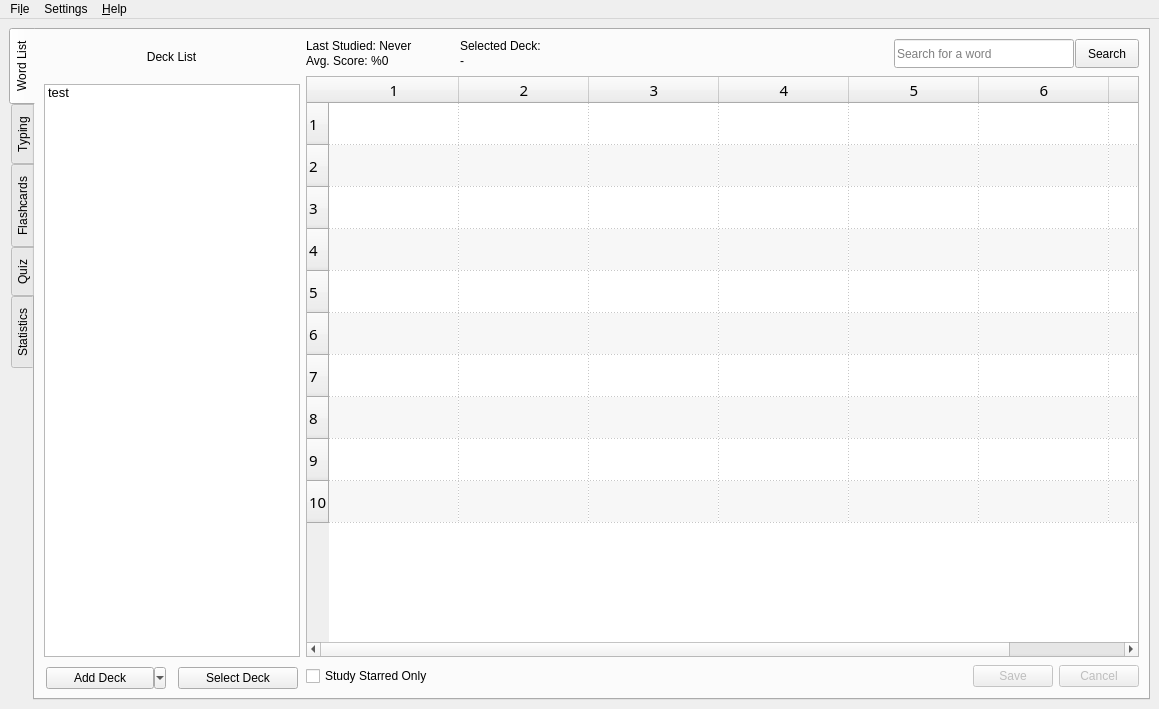
<?xml version="1.0" encoding="UTF-8"?>
<ui version="4.0">
 <class>MainWindow</class>
 <widget class="QMainWindow" name="MainWindow">
  <property name="geometry">
   <rect>
    <x>0</x>
    <y>0</y>
    <width>1159</width>
    <height>709</height>
   </rect>
  </property>
  <property name="sizePolicy">
   <sizepolicy hsizetype="Expanding" vsizetype="Expanding">
    <horstretch>0</horstretch>
    <verstretch>0</verstretch>
   </sizepolicy>
  </property>
  <property name="maximumSize">
   <size>
    <width>16777215</width>
    <height>16777215</height>
   </size>
  </property>
  <property name="windowTitle">
   <string>CJK Trainer v0.3</string>
  </property>
  <property name="windowIcon">
   <iconset>
    <normaloff>../ico/appicon.png</normaloff>../ico/appicon.png</iconset>
  </property>
  <widget class="QWidget" name="centralwidget">
   <property name="sizePolicy">
    <sizepolicy hsizetype="MinimumExpanding" vsizetype="MinimumExpanding">
     <horstretch>0</horstretch>
     <verstretch>0</verstretch>
    </sizepolicy>
   </property>
   <property name="minimumSize">
    <size>
     <width>600</width>
     <height>400</height>
    </size>
   </property>
   <property name="maximumSize">
    <size>
     <width>16777215</width>
     <height>16777215</height>
    </size>
   </property>
   <layout class="QVBoxLayout" name="verticalLayout">
    <item>
     <layout class="QVBoxLayout" name="verticalLayout_2">
      <item>
       <widget class="QTabWidget" name="tabWidget">
        <property name="sizePolicy">
         <sizepolicy hsizetype="Expanding" vsizetype="Expanding">
          <horstretch>0</horstretch>
          <verstretch>0</verstretch>
         </sizepolicy>
        </property>
        <property name="minimumSize">
         <size>
          <width>0</width>
          <height>0</height>
         </size>
        </property>
        <property name="focusPolicy">
         <enum>Qt::NoFocus</enum>
        </property>
        <property name="tabPosition">
         <enum>QTabWidget::West</enum>
        </property>
        <property name="currentIndex">
         <number>0</number>
        </property>
        <property name="iconSize">
         <size>
          <width>16</width>
          <height>16</height>
         </size>
        </property>
        <property name="elideMode">
         <enum>Qt::ElideNone</enum>
        </property>
        <property name="usesScrollButtons">
         <bool>true</bool>
        </property>
        <property name="documentMode">
         <bool>false</bool>
        </property>
        <property name="tabBarAutoHide">
         <bool>false</bool>
        </property>
        <widget class="QWidget" name="tab_wordTable">
         <attribute name="title">
          <string>Word List</string>
         </attribute>
         <layout class="QHBoxLayout" name="horizontalLayout_3">
          <item>
           <layout class="QVBoxLayout" name="verticalLayout_5">
            <property name="spacing">
             <number>10</number>
            </property>
            <property name="topMargin">
             <number>0</number>
            </property>
            <property name="bottomMargin">
             <number>0</number>
            </property>
            <item>
             <layout class="QHBoxLayout" name="horizontalLayout_12">
              <item>
               <spacer name="horizontalSpacer_12">
                <property name="orientation">
                 <enum>Qt::Horizontal</enum>
                </property>
                <property name="sizeType">
                 <enum>QSizePolicy::Minimum</enum>
                </property>
                <property name="sizeHint" stdset="0">
                 <size>
                  <width>40</width>
                  <height>20</height>
                 </size>
                </property>
               </spacer>
              </item>
              <item>
               <widget class="QLabel" name="label_deckList">
                <property name="sizePolicy">
                 <sizepolicy hsizetype="Fixed" vsizetype="Fixed">
                  <horstretch>0</horstretch>
                  <verstretch>0</verstretch>
                 </sizepolicy>
                </property>
                <property name="minimumSize">
                 <size>
                  <width>0</width>
                  <height>35</height>
                 </size>
                </property>
                <property name="maximumSize">
                 <size>
                  <width>16777215</width>
                  <height>41</height>
                 </size>
                </property>
                <property name="text">
                 <string>Deck List</string>
                </property>
                <property name="alignment">
                 <set>Qt::AlignCenter</set>
                </property>
               </widget>
              </item>
              <item>
               <spacer name="horizontalSpacer_11">
                <property name="orientation">
                 <enum>Qt::Horizontal</enum>
                </property>
                <property name="sizeType">
                 <enum>QSizePolicy::Minimum</enum>
                </property>
                <property name="sizeHint" stdset="0">
                 <size>
                  <width>40</width>
                  <height>20</height>
                 </size>
                </property>
               </spacer>
              </item>
             </layout>
            </item>
            <item>
             <widget class="QListWidget" name="deckList">
              <property name="sizePolicy">
               <sizepolicy hsizetype="Minimum" vsizetype="Expanding">
                <horstretch>0</horstretch>
                <verstretch>0</verstretch>
               </sizepolicy>
              </property>
              <property name="font">
               <font>
                <pointsize>10</pointsize>
               </font>
              </property>
              <property name="contextMenuPolicy">
               <enum>Qt::CustomContextMenu</enum>
              </property>
              <property name="dragDropMode">
               <enum>QAbstractItemView::DragOnly</enum>
              </property>
              <property name="defaultDropAction">
               <enum>Qt::IgnoreAction</enum>
              </property>
              <property name="alternatingRowColors">
               <bool>true</bool>
              </property>
              <property name="movement">
               <enum>QListView::Free</enum>
              </property>
              <property name="resizeMode">
               <enum>QListView::Adjust</enum>
              </property>
              <item>
               <property name="text">
                <string>test</string>
               </property>
              </item>
             </widget>
            </item>
            <item>
             <layout class="QGridLayout" name="gridLayout">
              <property name="verticalSpacing">
               <number>6</number>
              </property>
              <item row="0" column="0">
               <widget class="QToolButton" name="toolButton_add">
                <property name="sizePolicy">
                 <sizepolicy hsizetype="Preferred" vsizetype="Preferred">
                  <horstretch>0</horstretch>
                  <verstretch>0</verstretch>
                 </sizepolicy>
                </property>
                <property name="minimumSize">
                 <size>
                  <width>0</width>
                  <height>0</height>
                 </size>
                </property>
                <property name="maximumSize">
                 <size>
                  <width>120</width>
                  <height>32</height>
                 </size>
                </property>
                <property name="text">
                 <string>Add Deck</string>
                </property>
                <property name="checkable">
                 <bool>false</bool>
                </property>
                <property name="popupMode">
                 <enum>QToolButton::MenuButtonPopup</enum>
                </property>
                <property name="toolButtonStyle">
                 <enum>Qt::ToolButtonIconOnly</enum>
                </property>
                <property name="arrowType">
                 <enum>Qt::NoArrow</enum>
                </property>
               </widget>
              </item>
              <item row="0" column="1">
               <widget class="QPushButton" name="pushButton_wordList_select">
                <property name="sizePolicy">
                 <sizepolicy hsizetype="Preferred" vsizetype="Preferred">
                  <horstretch>0</horstretch>
                  <verstretch>0</verstretch>
                 </sizepolicy>
                </property>
                <property name="minimumSize">
                 <size>
                  <width>0</width>
                  <height>0</height>
                 </size>
                </property>
                <property name="maximumSize">
                 <size>
                  <width>120</width>
                  <height>32</height>
                 </size>
                </property>
                <property name="text">
                 <string>Select Deck</string>
                </property>
               </widget>
              </item>
             </layout>
            </item>
           </layout>
          </item>
          <item>
           <layout class="QVBoxLayout" name="verticalLayout_12">
            <property name="spacing">
             <number>8</number>
            </property>
            <property name="topMargin">
             <number>0</number>
            </property>
            <property name="bottomMargin">
             <number>2</number>
            </property>
            <item>
             <layout class="QHBoxLayout" name="horizontalLayout_10">
              <item>
               <layout class="QVBoxLayout" name="verticalLayout_14">
                <property name="spacing">
                 <number>1</number>
                </property>
                <item>
                 <widget class="QLabel" name="label_lastStudied">
                  <property name="sizePolicy">
                   <sizepolicy hsizetype="Fixed" vsizetype="Preferred">
                    <horstretch>0</horstretch>
                    <verstretch>0</verstretch>
                   </sizepolicy>
                  </property>
                  <property name="text">
                   <string>Last Studied: Never</string>
                  </property>
                 </widget>
                </item>
                <item>
                 <widget class="QLabel" name="label_avgScore">
                  <property name="sizePolicy">
                   <sizepolicy hsizetype="Fixed" vsizetype="Preferred">
                    <horstretch>0</horstretch>
                    <verstretch>0</verstretch>
                   </sizepolicy>
                  </property>
                  <property name="text">
                   <string>Avg. Score: %0</string>
                  </property>
                 </widget>
                </item>
               </layout>
              </item>
              <item>
               <spacer name="horizontalSpacer_10">
                <property name="orientation">
                 <enum>Qt::Horizontal</enum>
                </property>
                <property name="sizeType">
                 <enum>QSizePolicy::Minimum</enum>
                </property>
                <property name="sizeHint" stdset="0">
                 <size>
                  <width>40</width>
                  <height>20</height>
                 </size>
                </property>
               </spacer>
              </item>
              <item>
               <layout class="QVBoxLayout" name="verticalLayout_13">
                <property name="spacing">
                 <number>1</number>
                </property>
                <item>
                 <widget class="QLabel" name="label_selectedDeck">
                  <property name="minimumSize">
                   <size>
                    <width>34</width>
                    <height>0</height>
                   </size>
                  </property>
                  <property name="text">
                   <string>Selected Deck: </string>
                  </property>
                  <property name="alignment">
                   <set>Qt::AlignLeading|Qt::AlignLeft|Qt::AlignVCenter</set>
                  </property>
                 </widget>
                </item>
                <item>
                 <widget class="QLabel" name="label_deckName">
                  <property name="text">
                   <string>-</string>
                  </property>
                  <property name="alignment">
                   <set>Qt::AlignLeading|Qt::AlignLeft|Qt::AlignVCenter</set>
                  </property>
                 </widget>
                </item>
               </layout>
              </item>
              <item>
               <spacer name="horizontalSpacer_13">
                <property name="orientation">
                 <enum>Qt::Horizontal</enum>
                </property>
                <property name="sizeType">
                 <enum>QSizePolicy::Minimum</enum>
                </property>
                <property name="sizeHint" stdset="0">
                 <size>
                  <width>40</width>
                  <height>20</height>
                 </size>
                </property>
               </spacer>
              </item>
              <item>
               <layout class="QHBoxLayout" name="horizontalLayout">
                <property name="spacing">
                 <number>1</number>
                </property>
                <item>
                 <widget class="QLineEdit" name="lineEdit_searchQuery">
                  <property name="sizePolicy">
                   <sizepolicy hsizetype="Fixed" vsizetype="Fixed">
                    <horstretch>0</horstretch>
                    <verstretch>0</verstretch>
                   </sizepolicy>
                  </property>
                  <property name="minimumSize">
                   <size>
                    <width>120</width>
                    <height>0</height>
                   </size>
                  </property>
                  <property name="maximumSize">
                   <size>
                    <width>180</width>
                    <height>32</height>
                   </size>
                  </property>
                  <property name="placeholderText">
                   <string>Search for a word</string>
                  </property>
                 </widget>
                </item>
                <item>
                 <widget class="QPushButton" name="pushButton_search">
                  <property name="sizePolicy">
                   <sizepolicy hsizetype="Fixed" vsizetype="Fixed">
                    <horstretch>0</horstretch>
                    <verstretch>0</verstretch>
                   </sizepolicy>
                  </property>
                  <property name="maximumSize">
                   <size>
                    <width>64</width>
                    <height>32</height>
                   </size>
                  </property>
                  <property name="text">
                   <string>Search</string>
                  </property>
                  <property name="iconSize">
                   <size>
                    <width>16</width>
                    <height>16</height>
                   </size>
                  </property>
                 </widget>
                </item>
               </layout>
              </item>
             </layout>
            </item>
            <item>
             <widget class="QTableWidget" name="wordTable">
              <property name="sizePolicy">
               <sizepolicy hsizetype="Expanding" vsizetype="Expanding">
                <horstretch>0</horstretch>
                <verstretch>0</verstretch>
               </sizepolicy>
              </property>
              <property name="minimumSize">
               <size>
                <width>0</width>
                <height>0</height>
               </size>
              </property>
              <property name="font">
               <font>
                <family>Noto Sans CJK HK Thin</family>
                <pointsize>11</pointsize>
               </font>
              </property>
              <property name="focusPolicy">
               <enum>Qt::ClickFocus</enum>
              </property>
              <property name="contextMenuPolicy">
               <enum>Qt::CustomContextMenu</enum>
              </property>
              <property name="frameShape">
               <enum>QFrame::StyledPanel</enum>
              </property>
              <property name="frameShadow">
               <enum>QFrame::Sunken</enum>
              </property>
              <property name="sizeAdjustPolicy">
               <enum>QAbstractScrollArea::AdjustToContents</enum>
              </property>
              <property name="editTriggers">
               <set>QAbstractItemView::DoubleClicked|QAbstractItemView::EditKeyPressed|QAbstractItemView::SelectedClicked</set>
              </property>
              <property name="alternatingRowColors">
               <bool>true</bool>
              </property>
              <property name="selectionMode">
               <enum>QAbstractItemView::SingleSelection</enum>
              </property>
              <property name="selectionBehavior">
               <enum>QAbstractItemView::SelectRows</enum>
              </property>
              <property name="textElideMode">
               <enum>Qt::ElideRight</enum>
              </property>
              <property name="showGrid">
               <bool>true</bool>
              </property>
              <property name="gridStyle">
               <enum>Qt::DotLine</enum>
              </property>
              <property name="sortingEnabled">
               <bool>true</bool>
              </property>
              <property name="rowCount">
               <number>10</number>
              </property>
              <property name="columnCount">
               <number>7</number>
              </property>
              <attribute name="horizontalHeaderCascadingSectionResizes">
               <bool>false</bool>
              </attribute>
              <attribute name="horizontalHeaderDefaultSectionSize">
               <number>130</number>
              </attribute>
              <attribute name="horizontalHeaderMinimumSectionSize">
               <number>56</number>
              </attribute>
              <attribute name="horizontalHeaderShowSortIndicator" stdset="0">
               <bool>true</bool>
              </attribute>
              <attribute name="horizontalHeaderStretchLastSection">
               <bool>false</bool>
              </attribute>
              <attribute name="verticalHeaderVisible">
               <bool>true</bool>
              </attribute>
              <attribute name="verticalHeaderDefaultSectionSize">
               <number>42</number>
              </attribute>
              <attribute name="verticalHeaderMinimumSectionSize">
               <number>20</number>
              </attribute>
              <attribute name="verticalHeaderShowSortIndicator" stdset="0">
               <bool>true</bool>
              </attribute>
              <attribute name="verticalHeaderStretchLastSection">
               <bool>false</bool>
              </attribute>
              <row/>
              <row/>
              <row/>
              <row/>
              <row/>
              <row/>
              <row/>
              <row/>
              <row/>
              <row/>
              <column/>
              <column/>
              <column/>
              <column/>
              <column/>
              <column/>
              <column/>
             </widget>
            </item>
            <item>
             <layout class="QHBoxLayout" name="horizontalLayout_16">
              <item>
               <widget class="QCheckBox" name="checkBox_shuffle">
                <property name="layoutDirection">
                 <enum>Qt::LeftToRight</enum>
                </property>
                <property name="text">
                 <string>Study Starred Only</string>
                </property>
               </widget>
              </item>
              <item>
               <spacer name="horizontalSpacer_3">
                <property name="orientation">
                 <enum>Qt::Horizontal</enum>
                </property>
                <property name="sizeHint" stdset="0">
                 <size>
                  <width>40</width>
                  <height>20</height>
                 </size>
                </property>
               </spacer>
              </item>
              <item>
               <widget class="QDialogButtonBox" name="buttonBox_wordList">
                <property name="enabled">
                 <bool>false</bool>
                </property>
                <property name="sizePolicy">
                 <sizepolicy hsizetype="Fixed" vsizetype="Fixed">
                  <horstretch>0</horstretch>
                  <verstretch>0</verstretch>
                 </sizepolicy>
                </property>
                <property name="minimumSize">
                 <size>
                  <width>0</width>
                  <height>0</height>
                 </size>
                </property>
                <property name="maximumSize">
                 <size>
                  <width>16777215</width>
                  <height>32</height>
                 </size>
                </property>
                <property name="baseSize">
                 <size>
                  <width>0</width>
                  <height>0</height>
                 </size>
                </property>
                <property name="standardButtons">
                 <set>QDialogButtonBox::Cancel|QDialogButtonBox::Save</set>
                </property>
                <property name="centerButtons">
                 <bool>false</bool>
                </property>
               </widget>
              </item>
             </layout>
            </item>
           </layout>
          </item>
         </layout>
        </widget>
        <widget class="QWidget" name="tab_typing">
         <attribute name="title">
          <string>Typing</string>
         </attribute>
         <layout class="QVBoxLayout" name="verticalLayout_4">
          <item>
           <layout class="QVBoxLayout" name="verticalLayout_7">
            <item>
             <spacer name="verticalSpacer_3">
              <property name="orientation">
               <enum>Qt::Vertical</enum>
              </property>
              <property name="sizeHint" stdset="0">
               <size>
                <width>20</width>
                <height>40</height>
               </size>
              </property>
             </spacer>
            </item>
            <item>
             <layout class="QHBoxLayout" name="horizontalLayout_5">
              <item>
               <spacer name="horizontalSpacer_4">
                <property name="orientation">
                 <enum>Qt::Horizontal</enum>
                </property>
                <property name="sizeHint" stdset="0">
                 <size>
                  <width>40</width>
                  <height>20</height>
                 </size>
                </property>
               </spacer>
              </item>
              <item>
               <widget class="QLabel" name="label_typingWord">
                <property name="font">
                 <font>
                  <family>WenQuanYi Zen Hei Mono</family>
                  <pointsize>36</pointsize>
                 </font>
                </property>
                <property name="text">
                 <string>[null]</string>
                </property>
                <property name="wordWrap">
                 <bool>true</bool>
                </property>
               </widget>
              </item>
              <item>
               <spacer name="horizontalSpacer_5">
                <property name="orientation">
                 <enum>Qt::Horizontal</enum>
                </property>
                <property name="sizeHint" stdset="0">
                 <size>
                  <width>40</width>
                  <height>20</height>
                 </size>
                </property>
               </spacer>
              </item>
             </layout>
            </item>
            <item>
             <spacer name="verticalSpacer_4">
              <property name="orientation">
               <enum>Qt::Vertical</enum>
              </property>
              <property name="sizeHint" stdset="0">
               <size>
                <width>20</width>
                <height>40</height>
               </size>
              </property>
             </spacer>
            </item>
            <item>
             <widget class="Line" name="line_2">
              <property name="orientation">
               <enum>Qt::Horizontal</enum>
              </property>
             </widget>
            </item>
            <item>
             <widget class="QProgressBar" name="progressBar_typing">
              <property name="value">
               <number>24</number>
              </property>
             </widget>
            </item>
            <item>
             <layout class="QHBoxLayout" name="horizontalLayout_6">
              <item>
               <layout class="QVBoxLayout" name="verticalLayout_17">
                <item>
                 <widget class="QLineEdit" name="lineEdit_answer">
                  <property name="font">
                   <font>
                    <family>Noto Sans CJK JP</family>
                    <pointsize>10</pointsize>
                   </font>
                  </property>
                  <property name="text">
                   <string/>
                  </property>
                  <property name="placeholderText">
                   <string>Enter your answer</string>
                  </property>
                 </widget>
                </item>
               </layout>
              </item>
              <item>
               <widget class="QPushButton" name="pushButton_enter">
                <property name="text">
                 <string>Enter</string>
                </property>
                <property name="autoDefault">
                 <bool>false</bool>
                </property>
                <property name="default">
                 <bool>true</bool>
                </property>
               </widget>
              </item>
             </layout>
            </item>
            <item>
             <layout class="QHBoxLayout" name="horizontalLayout_7">
              <item>
               <widget class="QLabel" name="label_fractionCorrect">
                <property name="enabled">
                 <bool>true</bool>
                </property>
                <property name="text">
                 <string>%0</string>
                </property>
                <property name="textFormat">
                 <enum>Qt::PlainText</enum>
                </property>
               </widget>
              </item>
              <item>
               <spacer name="horizontalSpacer_6">
                <property name="orientation">
                 <enum>Qt::Horizontal</enum>
                </property>
                <property name="sizeHint" stdset="0">
                 <size>
                  <width>40</width>
                  <height>20</height>
                 </size>
                </property>
               </spacer>
              </item>
              <item>
               <widget class="QPushButton" name="pushButton_notSure_Skip">
                <property name="text">
                 <string>Not sure</string>
                </property>
               </widget>
              </item>
             </layout>
            </item>
           </layout>
          </item>
         </layout>
        </widget>
        <widget class="QWidget" name="tab_flashcards">
         <attribute name="title">
          <string>Flashcards</string>
         </attribute>
         <layout class="QVBoxLayout" name="verticalLayout_3">
          <item>
           <layout class="QVBoxLayout" name="verticalLayout_6">
            <item>
             <spacer name="verticalSpacer_2">
              <property name="orientation">
               <enum>Qt::Vertical</enum>
              </property>
              <property name="sizeType">
               <enum>QSizePolicy::Expanding</enum>
              </property>
              <property name="sizeHint" stdset="0">
               <size>
                <width>20</width>
                <height>40</height>
               </size>
              </property>
             </spacer>
            </item>
            <item>
             <layout class="QHBoxLayout" name="horizontalLayout_2">
              <item>
               <spacer name="horizontalSpacer">
                <property name="orientation">
                 <enum>Qt::Horizontal</enum>
                </property>
                <property name="sizeHint" stdset="0">
                 <size>
                  <width>40</width>
                  <height>20</height>
                 </size>
                </property>
               </spacer>
              </item>
              <item>
               <widget class="QLabel" name="label_flashWord">
                <property name="font">
                 <font>
                  <family>WenQuanYi Zen Hei Mono</family>
                  <pointsize>36</pointsize>
                 </font>
                </property>
                <property name="text">
                 <string>[null]</string>
                </property>
                <property name="wordWrap">
                 <bool>true</bool>
                </property>
               </widget>
              </item>
              <item>
               <spacer name="horizontalSpacer_2">
                <property name="orientation">
                 <enum>Qt::Horizontal</enum>
                </property>
                <property name="sizeHint" stdset="0">
                 <size>
                  <width>40</width>
                  <height>20</height>
                 </size>
                </property>
               </spacer>
              </item>
             </layout>
            </item>
            <item>
             <spacer name="verticalSpacer">
              <property name="orientation">
               <enum>Qt::Vertical</enum>
              </property>
              <property name="sizeType">
               <enum>QSizePolicy::Expanding</enum>
              </property>
              <property name="sizeHint" stdset="0">
               <size>
                <width>20</width>
                <height>40</height>
               </size>
              </property>
             </spacer>
            </item>
            <item>
             <widget class="Line" name="line_4">
              <property name="orientation">
               <enum>Qt::Horizontal</enum>
              </property>
             </widget>
            </item>
            <item>
             <widget class="QProgressBar" name="progressBar_flashcards">
              <property name="value">
               <number>24</number>
              </property>
             </widget>
            </item>
            <item>
             <layout class="QHBoxLayout" name="horizontalLayout_4">
              <property name="spacing">
               <number>0</number>
              </property>
              <property name="sizeConstraint">
               <enum>QLayout::SetDefaultConstraint</enum>
              </property>
              <item>
               <widget class="QPushButton" name="pushButton_know">
                <property name="sizePolicy">
                 <sizepolicy hsizetype="Expanding" vsizetype="Fixed">
                  <horstretch>0</horstretch>
                  <verstretch>0</verstretch>
                 </sizepolicy>
                </property>
                <property name="minimumSize">
                 <size>
                  <width>0</width>
                  <height>64</height>
                 </size>
                </property>
                <property name="text">
                 <string>Know Word</string>
                </property>
               </widget>
              </item>
              <item>
               <widget class="QPushButton" name="pushButton_dontKnow">
                <property name="sizePolicy">
                 <sizepolicy hsizetype="Expanding" vsizetype="Fixed">
                  <horstretch>0</horstretch>
                  <verstretch>0</verstretch>
                 </sizepolicy>
                </property>
                <property name="minimumSize">
                 <size>
                  <width>0</width>
                  <height>64</height>
                 </size>
                </property>
                <property name="text">
                 <string>Don't Know</string>
                </property>
               </widget>
              </item>
              <item>
               <spacer name="horizontalSpacer_9">
                <property name="orientation">
                 <enum>Qt::Horizontal</enum>
                </property>
                <property name="sizeType">
                 <enum>QSizePolicy::Fixed</enum>
                </property>
                <property name="sizeHint" stdset="0">
                 <size>
                  <width>40</width>
                  <height>20</height>
                 </size>
                </property>
               </spacer>
              </item>
              <item>
               <layout class="QVBoxLayout" name="verticalLayout_15">
                <item>
                 <widget class="QCheckBox" name="checkBox_autoPlay">
                  <property name="sizePolicy">
                   <sizepolicy hsizetype="Minimum" vsizetype="Fixed">
                    <horstretch>0</horstretch>
                    <verstretch>0</verstretch>
                   </sizepolicy>
                  </property>
                  <property name="text">
                   <string>Autoplay</string>
                  </property>
                 </widget>
                </item>
               </layout>
              </item>
             </layout>
            </item>
           </layout>
          </item>
         </layout>
        </widget>
        <widget class="QWidget" name="tab_quiz">
         <attribute name="title">
          <string>Quiz</string>
         </attribute>
         <layout class="QVBoxLayout" name="verticalLayout_16">
          <item>
           <layout class="QVBoxLayout" name="verticalLayout_8">
            <item>
             <spacer name="verticalSpacer_5">
              <property name="orientation">
               <enum>Qt::Vertical</enum>
              </property>
              <property name="sizeType">
               <enum>QSizePolicy::Expanding</enum>
              </property>
              <property name="sizeHint" stdset="0">
               <size>
                <width>20</width>
                <height>40</height>
               </size>
              </property>
             </spacer>
            </item>
            <item>
             <layout class="QHBoxLayout" name="horizontalLayout_8">
              <item>
               <spacer name="horizontalSpacer_7">
                <property name="orientation">
                 <enum>Qt::Horizontal</enum>
                </property>
                <property name="sizeHint" stdset="0">
                 <size>
                  <width>40</width>
                  <height>20</height>
                 </size>
                </property>
               </spacer>
              </item>
              <item>
               <widget class="QLabel" name="label_quizWord">
                <property name="font">
                 <font>
                  <family>WenQuanYi Zen Hei Mono</family>
                  <pointsize>36</pointsize>
                 </font>
                </property>
                <property name="text">
                 <string>[null]</string>
                </property>
                <property name="wordWrap">
                 <bool>true</bool>
                </property>
               </widget>
              </item>
              <item>
               <spacer name="horizontalSpacer_8">
                <property name="orientation">
                 <enum>Qt::Horizontal</enum>
                </property>
                <property name="sizeHint" stdset="0">
                 <size>
                  <width>40</width>
                  <height>20</height>
                 </size>
                </property>
               </spacer>
              </item>
             </layout>
            </item>
            <item>
             <spacer name="verticalSpacer_6">
              <property name="orientation">
               <enum>Qt::Vertical</enum>
              </property>
              <property name="sizeType">
               <enum>QSizePolicy::Expanding</enum>
              </property>
              <property name="sizeHint" stdset="0">
               <size>
                <width>20</width>
                <height>40</height>
               </size>
              </property>
             </spacer>
            </item>
            <item>
             <layout class="QHBoxLayout" name="horizontalLayout_11">
              <property name="spacing">
               <number>0</number>
              </property>
              <property name="sizeConstraint">
               <enum>QLayout::SetDefaultConstraint</enum>
              </property>
              <item>
               <layout class="QVBoxLayout" name="verticalLayout_11">
                <item>
                 <widget class="Line" name="line_5">
                  <property name="orientation">
                   <enum>Qt::Horizontal</enum>
                  </property>
                 </widget>
                </item>
                <item>
                 <widget class="QProgressBar" name="progressBar_quiz">
                  <property name="value">
                   <number>24</number>
                  </property>
                 </widget>
                </item>
                <item>
                 <layout class="QHBoxLayout" name="horizontalLayout_9">
                  <property name="spacing">
                   <number>0</number>
                  </property>
                  <property name="sizeConstraint">
                   <enum>QLayout::SetDefaultConstraint</enum>
                  </property>
                  <item>
                   <layout class="QVBoxLayout" name="verticalLayout_9">
                    <item>
                     <widget class="QPushButton" name="pushButton_quizChoice1">
                      <property name="minimumSize">
                       <size>
                        <width>0</width>
                        <height>64</height>
                       </size>
                      </property>
                      <property name="focusPolicy">
                       <enum>Qt::TabFocus</enum>
                      </property>
                      <property name="text">
                       <string>[Word1]</string>
                      </property>
                     </widget>
                    </item>
                    <item>
                     <widget class="QPushButton" name="pushButton_quizChoice2">
                      <property name="minimumSize">
                       <size>
                        <width>0</width>
                        <height>64</height>
                       </size>
                      </property>
                      <property name="focusPolicy">
                       <enum>Qt::TabFocus</enum>
                      </property>
                      <property name="text">
                       <string>[Word2]</string>
                      </property>
                     </widget>
                    </item>
                   </layout>
                  </item>
                  <item>
                   <layout class="QVBoxLayout" name="verticalLayout_10">
                    <item>
                     <widget class="QPushButton" name="pushButton_quizChoice3">
                      <property name="minimumSize">
                       <size>
                        <width>0</width>
                        <height>64</height>
                       </size>
                      </property>
                      <property name="focusPolicy">
                       <enum>Qt::TabFocus</enum>
                      </property>
                      <property name="text">
                       <string>[Word3]</string>
                      </property>
                     </widget>
                    </item>
                    <item>
                     <widget class="QPushButton" name="pushButton_quizChoice4">
                      <property name="minimumSize">
                       <size>
                        <width>0</width>
                        <height>64</height>
                       </size>
                      </property>
                      <property name="focusPolicy">
                       <enum>Qt::TabFocus</enum>
                      </property>
                      <property name="text">
                       <string>[Word4]</string>
                      </property>
                     </widget>
                    </item>
                   </layout>
                  </item>
                 </layout>
                </item>
               </layout>
              </item>
             </layout>
            </item>
           </layout>
          </item>
         </layout>
        </widget>
        <widget class="QWidget" name="tab_statistics">
         <attribute name="title">
          <string>Statistics</string>
         </attribute>
        </widget>
       </widget>
      </item>
     </layout>
    </item>
   </layout>
  </widget>
  <widget class="QMenuBar" name="menubar">
   <property name="geometry">
    <rect>
     <x>0</x>
     <y>0</y>
     <width>1159</width>
     <height>30</height>
    </rect>
   </property>
   <widget class="QMenu" name="menu_file">
    <property name="title">
     <string>Fi&amp;le</string>
    </property>
    <addaction name="actionOpen"/>
    <addaction name="actionSave_progress"/>
    <addaction name="separator"/>
    <addaction name="actionQuit"/>
   </widget>
   <widget class="QMenu" name="menu_help">
    <property name="title">
     <string>&amp;Help</string>
    </property>
    <addaction name="actionAbout"/>
    <addaction name="actionDonate"/>
    <addaction name="actionUserGuide"/>
   </widget>
   <widget class="QMenu" name="menuSettings">
    <property name="title">
     <string>Settings</string>
    </property>
    <addaction name="actionBackup_Database"/>
    <addaction name="actionExport_to_CSV"/>
    <addaction name="actionPreferences"/>
   </widget>
   <addaction name="menu_file"/>
   <addaction name="menuSettings"/>
   <addaction name="menu_help"/>
  </widget>
  <action name="actionFrom_Template">
   <property name="text">
    <string>From Template...</string>
   </property>
  </action>
  <action name="actionQuit">
   <property name="text">
    <string>&amp;Quit</string>
   </property>
  </action>
  <action name="actionOpen">
   <property name="text">
    <string>&amp;Open...</string>
   </property>
  </action>
  <action name="actionTemplate_Data">
   <property name="text">
    <string>&amp;Template Data</string>
   </property>
  </action>
  <action name="actionUser_Data">
   <property name="text">
    <string>&amp;User Data</string>
   </property>
  </action>
  <action name="actionImport_Data">
   <property name="text">
    <string>&amp;Import Data</string>
   </property>
  </action>
  <action name="actionHow_to_play">
   <property name="text">
    <string>How to play</string>
   </property>
  </action>
  <action name="actionUserGuide">
   <property name="text">
    <string>&amp;User Guide</string>
   </property>
  </action>
  <action name="actionAbout">
   <property name="text">
    <string>About</string>
   </property>
  </action>
  <action name="actionDonate">
   <property name="text">
    <string>Donate</string>
   </property>
  </action>
  <action name="actionPreferences">
   <property name="text">
    <string>Preferences...</string>
   </property>
  </action>
  <action name="actionBackup_Database">
   <property name="text">
    <string>Backup Database</string>
   </property>
  </action>
  <action name="actionExport_to_CSV">
   <property name="text">
    <string>Export to CSV...</string>
   </property>
  </action>
  <action name="actionSave_progress">
   <property name="text">
    <string>Save Progress</string>
   </property>
  </action>
  <action name="actionStar_current_word">
   <property name="text">
    <string>Star current word</string>
   </property>
  </action>
 </widget>
 <resources/>
 <connections>
  <connection>
   <sender>lineEdit_answer</sender>
   <signal>returnPressed()</signal>
   <receiver>pushButton_enter</receiver>
   <slot>click()</slot>
   <hints>
    <hint type="sourcelabel">
     <x>448</x>
     <y>641</y>
    </hint>
    <hint type="destinationlabel">
     <x>1320</x>
     <y>646</y>
    </hint>
   </hints>
  </connection>
 </connections>
</ui>
